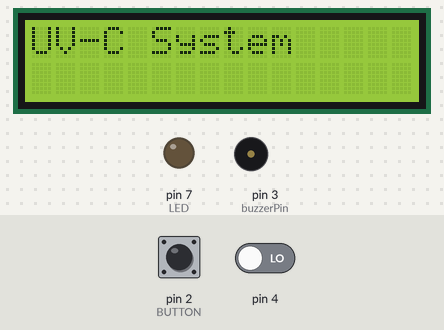
Recording of a sketch running on a simulated Arduino Uno, built with avr-gcc and run on an emulated ATmega328P. Parts: 16×2 character LCD, output pins drawn as LEDs (lit = HIGH), buzzer (waves = sounding). Inputs (shaded band) come from the test bench; at power-on: pin 2 (BUTTON) HIGH, pin 4 LOW.

Above: at 1.2 s.
1.3 s: pin 2 (BUTTON) pulled LOW for 0.15 s
At 5.3 s:
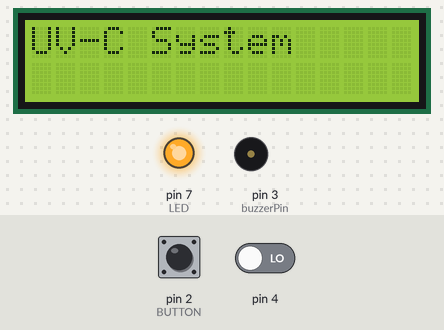
At 9.4 s:
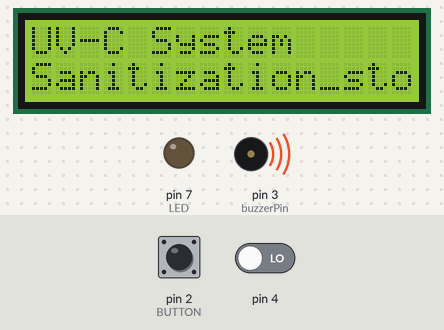
Timing chart, 0 to 14.4 s (numbered marks = the images above; inputs shaded):
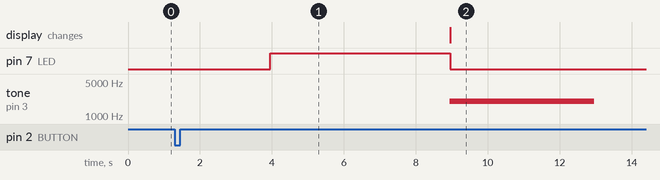

Measured:
- after the input at 1.3 s, pin 7 (LED): LOW → HIGH after 2.6 s, → LOW 5.0 s later; tone on pin 3 (buzzerPin): silent → 2000 Hz after 7.6 s, → silent 4.0 s later

The sketch:

Automated_Dispenser.ino
```cpp
//Global Variables
const byte BUTTON=2; // our button pin
const byte LED=7; // LED (built-in on Uno)
#include <LiquidCrystal.h>
LiquidCrystal lcd (13,12,11,10,9,8);
const int buzzerPin=3;

unsigned long buttonPushedMillis; // when button was released
unsigned long ledTurnedOnAt; // when led was turned on
unsigned long turnOnDelay = 2500; // wait to turn on LED
unsigned long turnOffDelay = 5000; // turn off LED after this time
bool ledReady = false; // flag for when button is let go
bool ledState = false; // for LED is on or not.

void setup() {
 pinMode(BUTTON, INPUT_PULLUP);
 pinMode(LED, OUTPUT);
 pinMode(buzzerPin, OUTPUT);
 digitalWrite(LED, LOW);
 lcd.begin (16,2);
}

void loop() {
 // get the time at the start of this loop()
 unsigned long currentMillis = millis();
 lcd.setCursor(0,0);
 lcd.print("UV-C System"); //printing on LCD
 int pirstate=digitalRead(4);
 // check the button
 if (digitalRead(BUTTON) == LOW) {
  // update the time when button was pushed
  buttonPushedMillis = currentMillis;
  ledReady = true;
 }

 // make sure this code isn't checked until after button has been let go
 if (ledReady) {
   //this is typical millis code here:
   if ((unsigned long)(currentMillis - buttonPushedMillis) >= turnOnDelay) {
     // okay, enough time has passed since the button was let go.
     digitalWrite(LED, HIGH);
     delay(5000);
     // setup our next "state"
     ledState = true;
     tone(buzzerPin,2000,2000);
     lcd.clear();
     lcd.setCursor(0,1);
     lcd.print("Sanitizing_area");
     // save when the LED turned on
     ledTurnedOnAt = currentMillis;
     // wait for next button press
     ledReady = false;
   }
 }

 // see if we are watching for the time to turn off LED
 if (ledState) {
   // okay, led on, check for now long
   if ((unsigned long)(currentMillis - ledTurnedOnAt) >= turnOffDelay or pirstate==HIGH) {
     ledState = false;
     tone(buzzerPin,2000,4000);
     lcd.setCursor(0,1);
     lcd.print("Sanitization_stoped");
     digitalWrite(LED, LOW);
   }
 }
}
```
